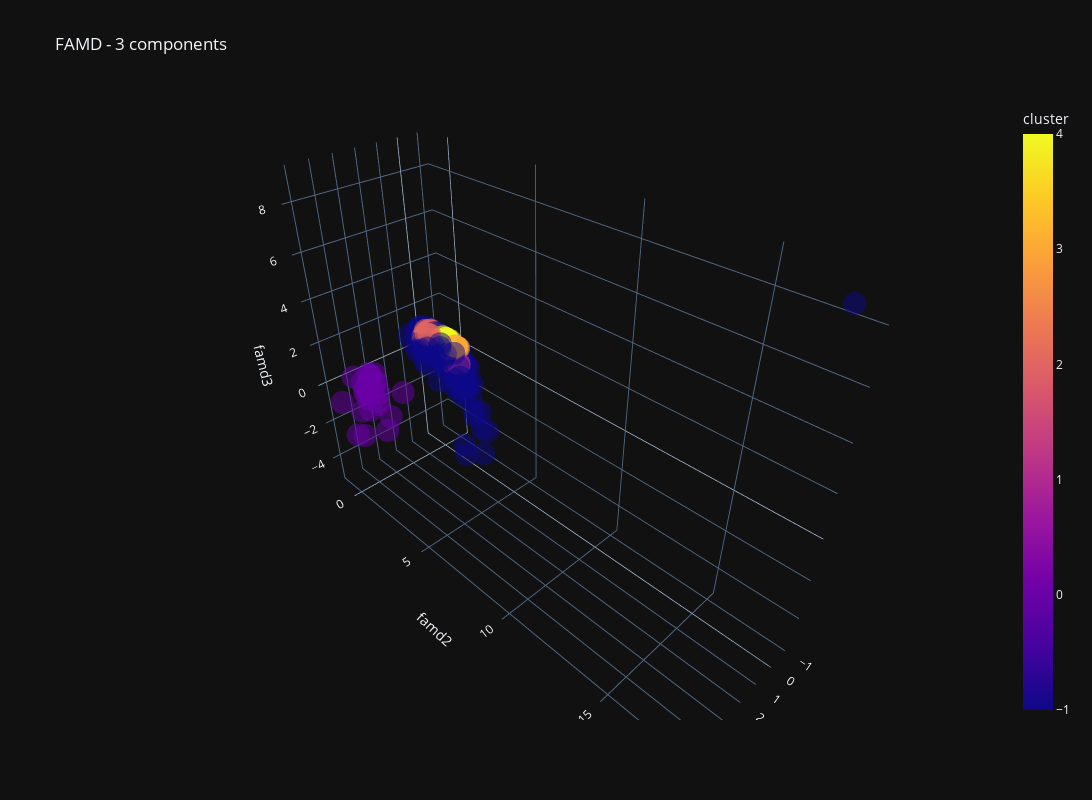

Notebook code cell kept with this figure:
### Code cell
px.scatter_3d(reducedGB_df, x='famd1', y='famd2', z='famd3', color='cluster', opacity=0.5, width=1150,height=800,template='plotly_dark', title='FAMD - 3 components')

### Figure 1 — Plotly figure (JSON) as saved in the notebook; plotly's stock layout.template omitted (floating-point values rounded to 4 significant figures; data arrays with more than 128 entries replaced by an {"elided": "..."} marker saying what was removed)
{"data": [{"hovertemplate": "famd1=%{x}<br>famd2=%{y}<br>famd3=%{z}<br>cluster=%{marker.color}<extra></extra>", "legendgroup": "", "marker": {"color": {"elided": "392 int values"}, "coloraxis": "coloraxis", "opacity": 0.5, "symbol": "circle"}, "mode": "markers", "name": "", "scene": "scene", "showlegend": false, "type": "scatter3d", "x": {"elided": "392 float values"}, "y": {"elided": "392 float values"}, "z": {"elided": "392 float values"}}], "layout": {"coloraxis": {"colorbar": {"title": {"text": "cluster"}}, "colorscale": [[0, "#0d0887"], [0.1111, "#46039f"], [0.2222, "#7201a8"], [0.3333, "#9c179e"], [0.4444, "#bd3786"], [0.5556, "#d8576b"], [0.6667, "#ed7953"], [0.7778, "#fb9f3a"], [0.8889, "#fdca26"], [1, "#f0f921"]]}, "height": 800, "legend": {"tracegroupgap": 0}, "scene": {"domain": {"x": [0, 1], "y": [0, 1]}, "xaxis": {"title": {"text": "famd1"}}, "yaxis": {"title": {"text": "famd2"}}, "zaxis": {"title": {"text": "famd3"}}}, "title": {"text": "FAMD - 3 components"}, "width": 1150}}
